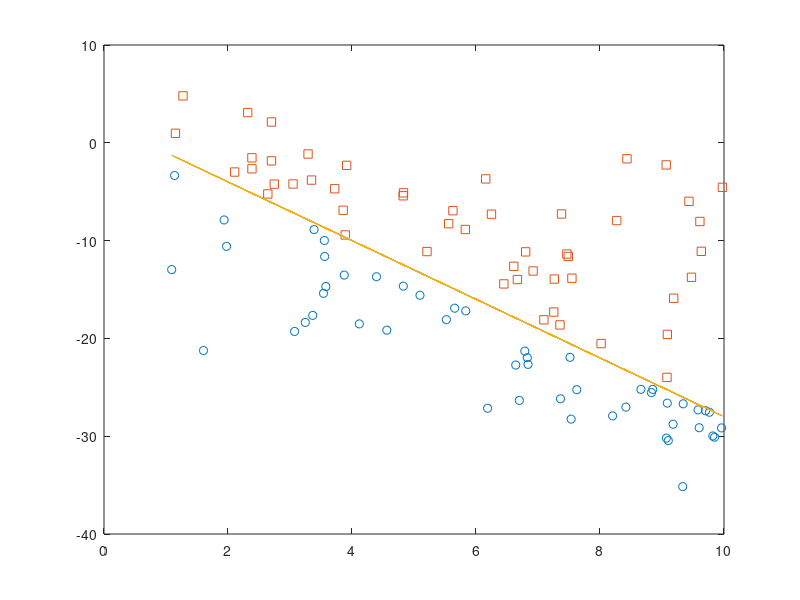

Reproduce this figure in MATLAB.
t=1+9*rand(1,100);
t1=t(1:50);
t2=t(51:100);
t01=-3*1+2;t02=-3*10+2;
r1=t01+(t02-t01).*rand(1,50);
r2=t01+(t02-t01).*rand(1,50);
s=-3*t+2;o1=ones(1,50);o2=-1*o1;
for i = 1:50
    while (r1(i)) >= (-3*t1(i)+2)
        r1(i)=r1(i)-(1+9*rand(1));
    end
end
for i=1:50
    while (r2(i)) <= (-3*t2(i)+2)
        r2(i)=r2(i)+(1+9*rand(1));
    end
end
plot(t1,r1,'o',t2,r2,'s',t,s,'-')
T1=[t1;r1;o1];
T2=[t2;r2;o2];
T=[T1 T2];
w=[0,0];b=0;eta=1;
n=length(T);
i=1;
J=[];
while i<=n
    if (T(3,i)*(w*T(1:2,i)+b))<=0
        w=w+eta*T(3,i)*T(1:2,i)';
        b=b+eta*T(3,i);
        J=[J i];
        i=1;
        continue
    else
        i=i+1;
        continue
    end
end
disp([w,b])
disp([-w(1)/w(2),-b/w(2)])